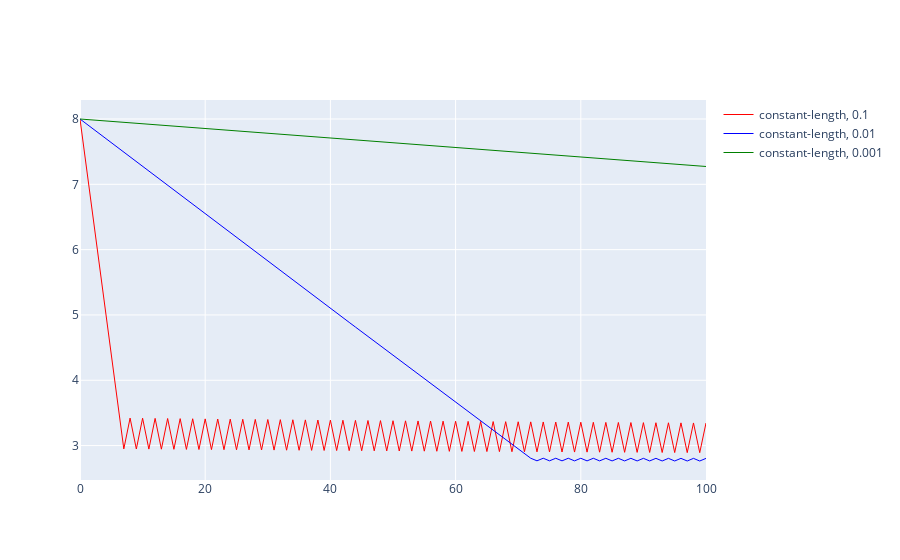

The code cell stored with this chart in its notebook:
### Code cell
COLORS = ['red', 'blue', 'green']
STEPS = [0.1, 0.01, 0.001]
fig = go.Figure()
for (color, step) in zip(COLORS, STEPS):
    points, values = optimize(func, sub_grad, np.array([0, 0]), 'constant-length', {'h': step}, max_iter=100)
    values = values.ravel()
    fig.add_trace(
        go.Scatter(x=np.arange(len(values)), y=values, mode='lines',
                   name=f'constant-length, {step}',
                   line=dict(color=color, width=1),
                   connectgaps=True)
    )
fig.show()
